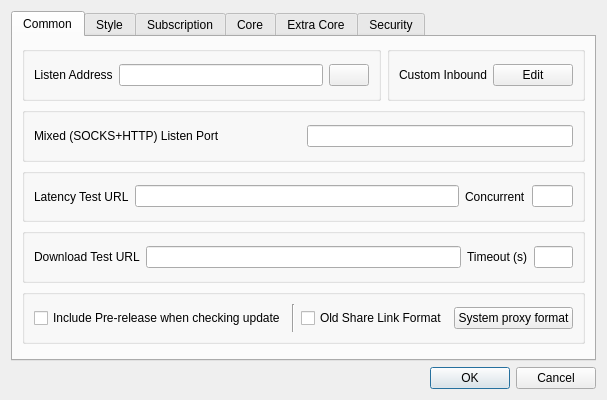
<?xml version="1.0" encoding="UTF-8"?>
<ui version="4.0">
 <class>DialogBasicSettings</class>
 <widget class="QDialog" name="DialogBasicSettings">
  <property name="geometry">
   <rect>
    <x>0</x>
    <y>0</y>
    <width>600</width>
    <height>400</height>
   </rect>
  </property>
  <property name="sizePolicy">
   <sizepolicy hsizetype="Preferred" vsizetype="Preferred">
    <horstretch>0</horstretch>
    <verstretch>0</verstretch>
   </sizepolicy>
  </property>
  <property name="windowTitle">
   <string>Basic Settings</string>
  </property>
  <layout class="QGridLayout" name="gridLayout">
   <item row="8" column="3">
    <widget class="QDialogButtonBox" name="buttonBox">
     <property name="orientation">
      <enum>Qt::Horizontal</enum>
     </property>
     <property name="standardButtons">
      <set>QDialogButtonBox::Cancel|QDialogButtonBox::Ok</set>
     </property>
    </widget>
   </item>
   <item row="2" column="3">
    <widget class="QTabWidget" name="tabWidget">
     <property name="currentIndex">
      <number>0</number>
     </property>
     <widget class="QWidget" name="tab_1">
      <attribute name="title">
       <string>Common</string>
      </attribute>
      <layout class="QVBoxLayout" name="verticalLayout_2">
       <item>
        <layout class="QHBoxLayout" name="hlayout_l1">
         <item>
          <widget class="QGroupBox" name="horizontalGroupBox_3">
           <layout class="QHBoxLayout" name="horizontalLayout_19">
            <item>
             <widget class="QLabel" name="label">
              <property name="text">
               <string>Listen Address</string>
              </property>
             </widget>
            </item>
            <item>
             <widget class="QLineEdit" name="inbound_address"/>
            </item>
            <item>
             <widget class="QPushButton" name="inbound_auth">
              <property name="text">
               <string notr="true"/>
              </property>
             </widget>
            </item>
           </layout>
          </widget>
         </item>
         <item>
          <widget class="QGroupBox" name="groupbox_custom_inbound">
           <layout class="QHBoxLayout" name="horizontalLayout_10">
            <item>
             <widget class="QLabel" name="label_11">
              <property name="text">
               <string>Custom Inbound</string>
              </property>
             </widget>
            </item>
            <item>
             <widget class="QPushButton" name="custom_inbound_edit">
              <property name="text">
               <string>Edit</string>
              </property>
             </widget>
            </item>
           </layout>
          </widget>
         </item>
        </layout>
       </item>
       <item>
        <layout class="QHBoxLayout" name="hlayout_l2">
         <item>
          <widget class="QGroupBox" name="horizontalGroupBox_2">
           <layout class="QHBoxLayout" name="horizontalLayout_13">
            <item>
             <widget class="QLabel" name="inbound_socks_port_l">
              <property name="text">
               <string>Mixed (SOCKS+HTTP) Listen Port</string>
              </property>
             </widget>
            </item>
            <item>
             <widget class="QLineEdit" name="inbound_socks_port">
              <property name="sizePolicy">
               <sizepolicy hsizetype="Preferred" vsizetype="Fixed">
                <horstretch>0</horstretch>
                <verstretch>0</verstretch>
               </sizepolicy>
              </property>
             </widget>
            </item>
           </layout>
          </widget>
         </item>
        </layout>
       </item>
       <item>
        <widget class="QGroupBox" name="groupBox1">
         <layout class="QHBoxLayout" name="horizontalLayout_9" stretch="0,8,1,1">
          <item>
           <widget class="QLabel" name="label_13">
            <property name="text">
             <string>Latency Test URL</string>
            </property>
           </widget>
          </item>
          <item>
           <widget class="QLineEdit" name="test_latency_url"/>
          </item>
          <item>
           <widget class="QLabel" name="label_14">
            <property name="text">
             <string>Concurrent</string>
            </property>
           </widget>
          </item>
          <item>
           <widget class="QLineEdit" name="test_concurrent"/>
          </item>
         </layout>
        </widget>
       </item>
       <item>
        <widget class="QGroupBox" name="horizontalGroupBox">
         <layout class="QHBoxLayout" name="horizontalLayout_12" stretch="0,8,1,1">
          <item>
           <widget class="QLabel" name="label_19">
            <property name="text">
             <string>Download Test URL</string>
            </property>
           </widget>
          </item>
          <item>
           <widget class="MyLineEdit" name="test_download_url"/>
          </item>
          <item>
           <widget class="QLabel" name="label_10">
            <property name="text">
             <string>Timeout (s)</string>
            </property>
           </widget>
          </item>
          <item>
           <widget class="QLineEdit" name="test_download_timeout"/>
          </item>
         </layout>
        </widget>
       </item>
       <item>
        <widget class="QGroupBox" name="horizontalGroupBox1">
         <layout class="QHBoxLayout" name="horizontalLayout_18">
          <item>
           <widget class="QCheckBox" name="check_include_pre">
            <property name="text">
             <string>Include Pre-release when checking update</string>
            </property>
           </widget>
          </item>
          <item>
           <widget class="Line" name="sys_proxy_format_vline">
            <property name="orientation">
             <enum>Qt::Vertical</enum>
            </property>
           </widget>
          </item>
          <item>
           <widget class="QCheckBox" name="old_share_link_format">
            <property name="toolTip">
             <string>Share VMess Link with v2rayN Format</string>
            </property>
            <property name="text">
             <string>Old Share Link Format</string>
            </property>
           </widget>
          </item>
          <item>
           <widget class="QPushButton" name="sys_proxy_format">
            <property name="text">
             <string>System proxy format</string>
            </property>
           </widget>
          </item>
         </layout>
        </widget>
       </item>
       <item>
        <widget class="QWidget" name="horizontalWidget_1" native="true">
         <property name="sizePolicy">
          <sizepolicy hsizetype="Preferred" vsizetype="Maximum">
           <horstretch>0</horstretch>
           <verstretch>0</verstretch>
          </sizepolicy>
         </property>
         <layout class="QHBoxLayout" name="horizontalLayout_2">
          <property name="leftMargin">
           <number>0</number>
          </property>
          <property name="topMargin">
           <number>0</number>
          </property>
          <property name="rightMargin">
           <number>0</number>
          </property>
          <property name="bottomMargin">
           <number>0</number>
          </property>
         </layout>
        </widget>
       </item>
      </layout>
     </widget>
     <widget class="QWidget" name="tab_2">
      <attribute name="title">
       <string>Style</string>
      </attribute>
      <layout class="QGridLayout" name="gridLayout_5">
       <item row="0" column="0">
        <layout class="QHBoxLayout" name="style_h_1">
         <item>
          <widget class="QGroupBox" name="groupBox">
           <layout class="QHBoxLayout" name="horizontalLayout_4">
            <item>
             <widget class="QLabel" name="label_8">
              <property name="sizePolicy">
               <sizepolicy hsizetype="Maximum" vsizetype="Maximum">
                <horstretch>0</horstretch>
                <verstretch>0</verstretch>
               </sizepolicy>
              </property>
              <property name="text">
               <string>Theme</string>
              </property>
             </widget>
            </item>
            <item>
             <widget class="QComboBox" name="theme">
              <item>
               <property name="text">
                <string>System</string>
               </property>
              </item>
              <item>
               <property name="text">
                <string notr="true">flatgray</string>
               </property>
              </item>
              <item>
               <property name="text">
                <string notr="true">lightblue</string>
               </property>
              </item>
              <item>
               <property name="text">
                <string notr="true">blacksoft</string>
               </property>
              </item>
             </widget>
            </item>
            <item>
             <widget class="QPushButton" name="set_custom_icon">
              <property name="sizePolicy">
               <sizepolicy hsizetype="Preferred" vsizetype="Fixed">
                <horstretch>0</horstretch>
                <verstretch>0</verstretch>
               </sizepolicy>
              </property>
              <property name="text">
               <string>Set custom icon</string>
              </property>
             </widget>
            </item>
           </layout>
          </widget>
         </item>
         <item>
          <widget class="QGroupBox" name="groupBox2">
           <layout class="QHBoxLayout" name="horizontalLayout_7">
            <item>
             <widget class="QLabel" name="label_15">
              <property name="sizePolicy">
               <sizepolicy hsizetype="Maximum" vsizetype="Maximum">
                <horstretch>0</horstretch>
                <verstretch>0</verstretch>
               </sizepolicy>
              </property>
              <property name="text">
               <string notr="true">Language</string>
              </property>
             </widget>
            </item>
            <item>
             <widget class="QComboBox" name="language">
              <item>
               <property name="text">
                <string notr="true">System</string>
               </property>
              </item>
              <item>
               <property name="text">
                <string notr="true">English</string>
               </property>
              </item>
              <item>
               <property name="text">
                <string notr="true">简体中文</string>
               </property>
              </item>
              <item>
               <property name="text">
                <string notr="true">فارسی</string>
               </property>
              </item>
              <item>
               <property name="text">
                <string notr="true">Русский</string>
               </property>
              </item>
             </widget>
            </item>
           </layout>
          </widget>
         </item>
        </layout>
       </item>
       <item row="2" column="0">
        <layout class="QHBoxLayout" name="style_h_2">
         <item>
          <widget class="QGroupBox" name="traffic_statistics_box">
           <layout class="QHBoxLayout" name="horizontalLayout_3">
            <item>
             <widget class="QLabel" name="label_16">
              <property name="text">
               <string>Statistics refresh rate</string>
              </property>
             </widget>
            </item>
            <item>
             <widget class="QComboBox" name="rfsh_r">
              <item>
               <property name="text">
                <string notr="true">500ms</string>
               </property>
              </item>
              <item>
               <property name="text">
                <string notr="true">1s</string>
               </property>
              </item>
              <item>
               <property name="text">
                <string notr="true">2s</string>
               </property>
              </item>
              <item>
               <property name="text">
                <string notr="true">3s</string>
               </property>
              </item>
              <item>
               <property name="text">
                <string notr="true">5s</string>
               </property>
              </item>
              <item>
               <property name="text">
                <string>Off</string>
               </property>
              </item>
             </widget>
            </item>
           </layout>
          </widget>
         </item>
         <item>
          <widget class="QGroupBox" name="connection_statistics_box">
           <layout class="QHBoxLayout" name="horizontalLayout_15">
            <item>
             <widget class="QLabel" name="label_9">
              <property name="text">
               <string>Connection statistics</string>
              </property>
             </widget>
            </item>
            <item>
             <widget class="QCheckBox" name="connection_statistics">
              <property name="text">
               <string>Enable</string>
              </property>
             </widget>
            </item>
           </layout>
          </widget>
         </item>
        </layout>
       </item>
       <item row="3" column="0">
        <layout class="QHBoxLayout" name="style_h_3">
         <item>
          <widget class="QGroupBox" name="horizontalGroupBox_5">
           <layout class="QHBoxLayout" name="horizontalLayout_6">
            <item>
             <widget class="QCheckBox" name="start_minimal">
              <property name="sizePolicy">
               <sizepolicy hsizetype="Preferred" vsizetype="Fixed">
                <horstretch>0</horstretch>
                <verstretch>0</verstretch>
               </sizepolicy>
              </property>
              <property name="text">
               <string>Hide dashboard at startup</string>
              </property>
             </widget>
            </item>
           </layout>
          </widget>
         </item>
         <item>
          <widget class="QGroupBox" name="groupBox_2">
           <layout class="QHBoxLayout" name="horizontalLayout_23">
            <item>
             <widget class="QLabel" name="label_17">
              <property name="text">
               <string>Max log lines</string>
              </property>
             </widget>
            </item>
            <item>
             <widget class="QLineEdit" name="max_log_line">
              <property name="sizePolicy">
               <sizepolicy hsizetype="Ignored" vsizetype="Fixed">
                <horstretch>0</horstretch>
                <verstretch>0</verstretch>
               </sizepolicy>
              </property>
             </widget>
            </item>
           </layout>
          </widget>
         </item>
        </layout>
       </item>
      </layout>
     </widget>
     <widget class="QWidget" name="tab_3">
      <attribute name="title">
       <string>Subscription</string>
      </attribute>
      <layout class="QGridLayout" name="gridLayout_3">
       <item row="0" column="1">
        <layout class="QHBoxLayout" name="horizontalLayout_5">
         <item>
          <widget class="QCheckBox" name="sub_auto_update_enable">
           <property name="sizePolicy">
            <sizepolicy hsizetype="Minimum" vsizetype="Fixed">
             <horstretch>0</horstretch>
             <verstretch>0</verstretch>
            </sizepolicy>
           </property>
           <property name="text">
            <string>Enable</string>
           </property>
          </widget>
         </item>
         <item>
          <widget class="QLabel" name="label_21">
           <property name="text">
            <string>Interval (minute, invalid if less than 30)</string>
           </property>
          </widget>
         </item>
         <item>
          <widget class="QLineEdit" name="sub_auto_update">
           <property name="sizePolicy">
            <sizepolicy hsizetype="Preferred" vsizetype="Fixed">
             <horstretch>0</horstretch>
             <verstretch>0</verstretch>
            </sizepolicy>
           </property>
          </widget>
         </item>
        </layout>
       </item>
       <item row="1" column="1">
        <widget class="MyLineEdit" name="user_agent"/>
       </item>
       <item row="2" column="1">
        <widget class="QCheckBox" name="sub_use_proxy">
         <property name="text">
          <string>Use proxy when updating subscription</string>
         </property>
        </widget>
       </item>
       <item row="3" column="1">
        <widget class="QCheckBox" name="sub_insecure">
         <property name="text">
          <string>Ignore TLS errors when updating subscription</string>
         </property>
        </widget>
       </item>
       <item row="4" column="1">
        <widget class="QCheckBox" name="sub_clear">
         <property name="text">
          <string>Clear servers before updating subscription</string>
         </property>
        </widget>
       </item>
       <item row="0" column="0">
        <widget class="QLabel" name="label_20">
         <property name="sizePolicy">
          <sizepolicy hsizetype="Preferred" vsizetype="Maximum">
           <horstretch>0</horstretch>
           <verstretch>0</verstretch>
          </sizepolicy>
         </property>
         <property name="text">
          <string>Automatic update</string>
         </property>
        </widget>
       </item>
       <item row="1" column="0">
        <widget class="QLabel" name="label_4">
         <property name="text">
          <string>User Agent</string>
         </property>
        </widget>
       </item>
      </layout>
     </widget>
     <widget class="QWidget" name="tab_4">
      <attribute name="title">
       <string>Core</string>
      </attribute>
      <layout class="QVBoxLayout" name="verticalLayout">
       <item>
        <layout class="QHBoxLayout" name="core_type_layout">
         <item>
          <widget class="QLabel" name="label_core_type">
           <property name="text">
            <string>Core</string>
           </property>
          </widget>
         </item>
         <item>
          <widget class="QComboBox" name="core_type">
           <property name="sizePolicy">
            <sizepolicy hsizetype="Maximum" vsizetype="Fixed">
             <horstretch>0</horstretch>
             <verstretch>0</verstretch>
            </sizepolicy>
           </property>
           <item>
            <property name="text">
             <string notr="true">sing-box</string>
            </property>
           </item>
           <item>
            <property name="text">
             <string notr="true">Xray</string>
            </property>
           </item>
          </widget>
         </item>
         <item>
          <spacer name="core_type_spacer">
           <property name="orientation">
            <enum>Qt::Horizontal</enum>
           </property>
           <property name="sizeHint" stdset="0">
            <size>
             <width>40</width>
             <height>20</height>
            </size>
           </property>
          </spacer>
         </item>
        </layout>
       </item>
       <item>
        <widget class="QGroupBox" name="groupBox_core">
         <property name="sizePolicy">
          <sizepolicy hsizetype="Preferred" vsizetype="Maximum">
           <horstretch>0</horstretch>
           <verstretch>0</verstretch>
          </sizepolicy>
         </property>
         <property name="title">
          <string notr="true">core_name</string>
         </property>
         <layout class="QVBoxLayout" name="verticalLayout_3">
          <item>
           <widget class="QWidget" name="assest_group" native="true">
            <layout class="QGridLayout" name="gridLayout_2">
             <item row="0" column="1">
              <widget class="QComboBox" name="log_level">
               <property name="sizePolicy">
                <sizepolicy hsizetype="Maximum" vsizetype="Fixed">
                 <horstretch>0</horstretch>
                 <verstretch>0</verstretch>
                </sizepolicy>
               </property>
              </widget>
             </item>
             <item row="1" column="0">
              <widget class="QLabel" name="label_6">
               <property name="text">
                <string>Multiplex (mux)</string>
               </property>
              </widget>
             </item>
             <item row="0" column="0">
              <widget class="QLabel" name="label_3">
               <property name="text">
                <string notr="true">Loglevel</string>
               </property>
              </widget>
             </item>
             <item row="1" column="1">
              <layout class="QHBoxLayout" name="horizontalLayout">
               <item>
                <widget class="QComboBox" name="mux_protocol"/>
               </item>
               <item>
                <widget class="QLabel" name="label_7">
                 <property name="text">
                  <string>concurrency</string>
                 </property>
                </widget>
               </item>
               <item>
                <widget class="QLineEdit" name="mux_concurrency"/>
               </item>
               <item>
                <widget class="QCheckBox" name="mux_padding">
                 <property name="text">
                  <string notr="true">Padding</string>
                 </property>
                </widget>
               </item>
               <item>
                <widget class="QCheckBox" name="mux_default_on">
                 <property name="text">
                  <string>Default On</string>
                 </property>
                </widget>
               </item>
              </layout>
             </item>
            </layout>
           </widget>
          </item>
          <item>
           <widget class="QPushButton" name="core_settings">
            <property name="text">
             <string>Core Options</string>
            </property>
           </widget>
          </item>
         </layout>
        </widget>
       </item>
      </layout>
     </widget>
     <widget class="QWidget" name="tab_6">
      <attribute name="title">
       <string>Extra Core</string>
      </attribute>
      <layout class="QVBoxLayout" name="verticalLayout_5">
       <item>
        <widget class="QScrollArea" name="extra_core_box_scrollArea">
         <property name="frameShape">
          <enum>QFrame::NoFrame</enum>
         </property>
         <property name="widgetResizable">
          <bool>true</bool>
         </property>
         <widget class="QWidget" name="extra_core_box_scrollAreaWidgetContents">
          <property name="geometry">
           <rect>
            <x>0</x>
            <y>0</y>
            <width>632</width>
            <height>299</height>
           </rect>
          </property>
          <layout class="QVBoxLayout" name="verticalLayout_6">
           <item>
            <widget class="QWidget" name="horizontalWidget_4" native="true">
             <property name="sizePolicy">
              <sizepolicy hsizetype="Preferred" vsizetype="Maximum">
               <horstretch>0</horstretch>
               <verstretch>0</verstretch>
              </sizepolicy>
             </property>
             <layout class="QHBoxLayout" name="horizontalLayout_8">
              <item>
               <widget class="QPushButton" name="extra_core_add">
                <property name="text">
                 <string>Add</string>
                </property>
               </widget>
              </item>
              <item>
               <widget class="QPushButton" name="extra_core_del">
                <property name="text">
                 <string>Delete</string>
                </property>
               </widget>
              </item>
             </layout>
            </widget>
           </item>
          </layout>
         </widget>
        </widget>
       </item>
      </layout>
     </widget>
     <widget class="QWidget" name="tab_5">
      <attribute name="title">
       <string>Security</string>
      </attribute>
      <layout class="QVBoxLayout" name="verticalLayout_4">
       <item>
        <widget class="QCheckBox" name="skip_cert">
         <property name="text">
          <string>Skip TLS certificate authentication by default (allowInsecure)</string>
         </property>
        </widget>
       </item>
       <item>
        <widget class="QGroupBox" name="horizontalGroupBox2">
         <property name="sizePolicy">
          <sizepolicy hsizetype="Preferred" vsizetype="Maximum">
           <horstretch>0</horstretch>
           <verstretch>0</verstretch>
          </sizepolicy>
         </property>
         <layout class="QHBoxLayout" name="horizontalLayout_26">
          <item>
           <widget class="QLabel" name="label_18">
            <property name="text">
             <string>Default uTLS Fingerprint</string>
            </property>
           </widget>
          </item>
          <item>
           <widget class="QComboBox" name="utlsFingerprint">
            <property name="editable">
             <bool>true</bool>
            </property>
           </widget>
          </item>
         </layout>
        </widget>
       </item>
      </layout>
     </widget>
    </widget>
   </item>
  </layout>
 </widget>
 <customwidgets>
  <customwidget>
   <class>MyLineEdit</class>
   <extends>QLineEdit</extends>
   <header>ui/widget/MyLineEdit.h</header>
  </customwidget>
 </customwidgets>
 <resources/>
 <connections>
  <connection>
   <sender>buttonBox</sender>
   <signal>accepted()</signal>
   <receiver>DialogBasicSettings</receiver>
   <slot>accept()</slot>
   <hints>
    <hint type="sourcelabel">
     <x>248</x>
     <y>254</y>
    </hint>
    <hint type="destinationlabel">
     <x>157</x>
     <y>274</y>
    </hint>
   </hints>
  </connection>
  <connection>
   <sender>buttonBox</sender>
   <signal>rejected()</signal>
   <receiver>DialogBasicSettings</receiver>
   <slot>reject()</slot>
   <hints>
    <hint type="sourcelabel">
     <x>316</x>
     <y>260</y>
    </hint>
    <hint type="destinationlabel">
     <x>286</x>
     <y>274</y>
    </hint>
   </hints>
  </connection>
 </connections>
</ui>
